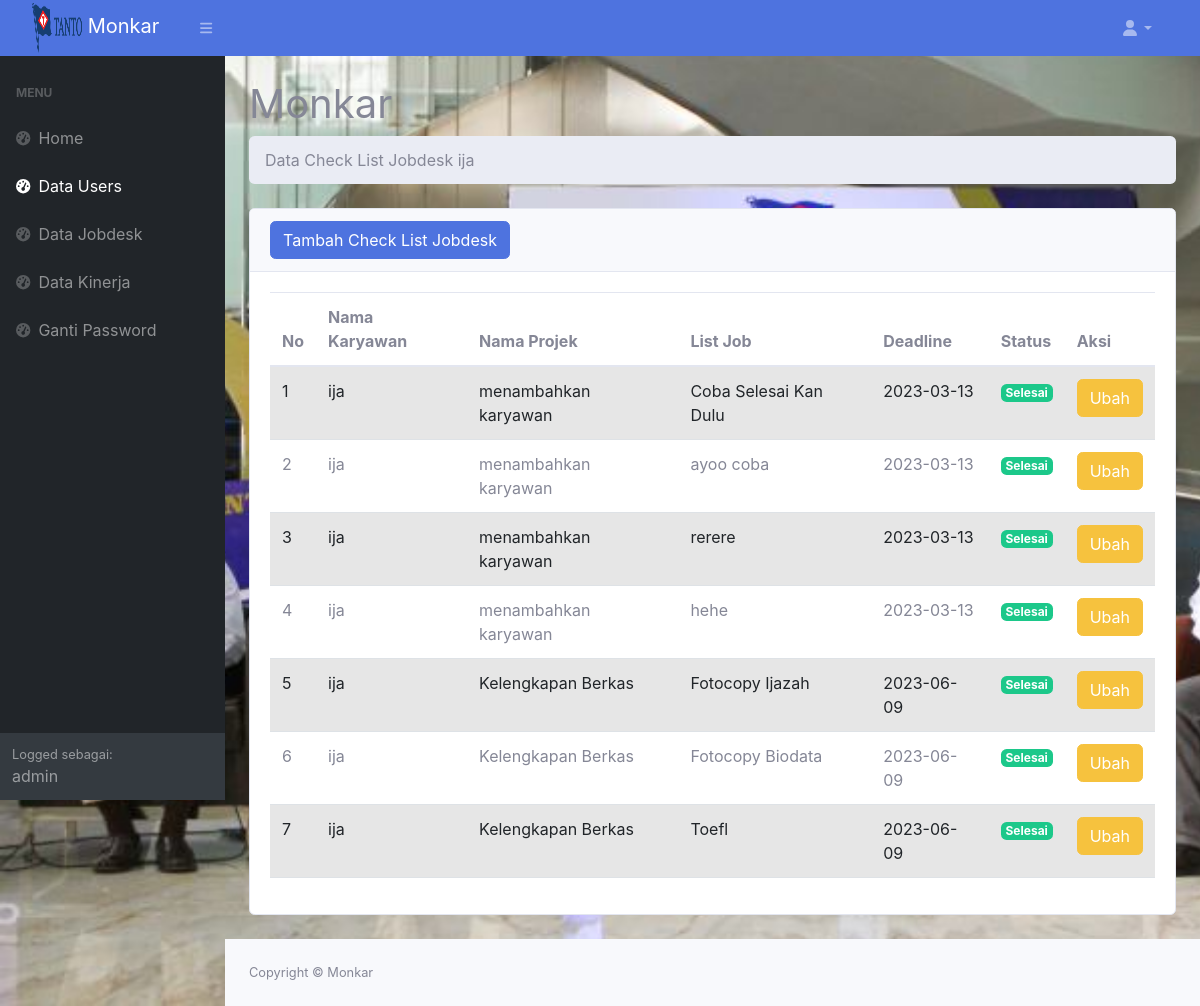
/component/dashboard/data_jobdesk_karyawan.php?id_karyawan=2&nama_karyawan=ija (signed in), run on the app's committed database.
### tables this page shows
CREATE TABLE `jobdesk_list` (
  `id_list_jobdesk` int(11) NOT NULL,
  `id_jobdesk` int(11) NOT NULL,
  `keterangan` varchar(500) NOT NULL,
  `status` enum('Selesai','Belum Selesai') NOT NULL
);

CREATE TABLE `karyawan` (
  `id_karyawan` int(11) NOT NULL,
  `username` varchar(250) NOT NULL,
  `password` varchar(50) NOT NULL,
  `Nama_lengkap` varchar(250) NOT NULL,
  `NIK` int(16) NOT NULL,
  `Jabatan` enum('Admin','Manager','Karyawan') NOT NULL,
  `Jenis_Kelamin` enum('Laki-Laki','Perempuan') NOT NULL
);

CREATE TABLE `jobdesk` (
  `id_jobdesk` int(11) NOT NULL,
  `id_karyawan` int(11) NOT NULL,
  `kategori_job` varchar(255) NOT NULL,
  `project_name` varchar(250) NOT NULL,
  `tgl_upload` date NOT NULL,
  `deadline` date NOT NULL,
  `status` int(11) NOT NULL
);

### component/dashboard/data_jobdesk_karyawan.php (the view, shortened to what this page needs)
<?php
require '../database/koneksi.php';
require 'header/header.php';
require 'navbar/navbar_menu.php';
$id_karyawan = $_GET['id_karyawan'];
$nama_karyawan = $_GET['nama_karyawan'];
$ambildatajob = mysqli_query($koneksi, "SELECT jobdesk_list.id_list_jobdesk, karyawan.Nama_lengkap, jobdesk.project_name, jobdesk_list.keterangan, jobdesk.deadline, jobdesk_list.status FROM jobdesk_list INNER JOIN jobdesk ON jobdesk_list.id_jobdesk = jobdesk.id_jobdesk INNER JOIN karyawan ON jobdesk.id_karyawan=karyawan.id_karyawan WHERE karyawan.id_karyawan = '$id_karyawan';");
?>
<li class="breadcrumb-item active">Data Check List Jobdesk <?= $nama_karyawan ?></li>
</ol>
<div class="card mb-4">
    <div class="card-header">
        <?php
        if ($_SESSION['admin'] == True) {
            echo '<button type="button" class="btn btn-primary" data-bs-toggle="modal" data-bs-target="#myModal">
                                Tambah Check List Jobdesk</button>';
        } else {
        }
        ?>
    </div>
    <div class="card-body">
        <?php
        if ($_SESSION['admin'] == True) {
        ?>
            <table class="table table-striped">
                <thead>
                    <tr>
                        <th>No</th>
                        <th>Nama Karyawan</th>
                        <th>Nama Projek</th>
                        <th>List Job</th>
                        <th>Deadline</th>
                        <th>Status</th>
                        <th>Aksi</th>
                    </tr>
                </thead>
                <tbody>
                    <?php
                    $i = 1;
                    while ($data = mysqli_fetch_array($ambildatajob)) {
                        $idj = $data['id_list_jobdesk'];
                        $nama_karyawan = $data['Nama_lengkap'];
                        $project_name = $data['project_name'];
                        $deadline = $data['deadline'];
                        $job = $data['keterangan'];
                        $status = $data['status'];
                    ?>
                        <tr>
                            <td><?= $i++; ?></td>
                            <td><?= $nama_karyawan; ?></td>
                            <td><?= $project_name; ?></td>
                            <td><?= $job; ?></td>
                            <td><?= $deadline; ?></td>
                            <?php if ($status == "Selesai") {
                            ?>
                                <td><span class="badge badge-success"><?= $status; ?></span></td>
                            <?php
                            } else {
                            ?>
                                <td><span class="badge badge-danger"><?= $status; ?></span></td>
                            <?php
                            } ?>
                            <td>
                                <button type="button" class="btn btn-warning" data-bs-toggle="modal" data-bs-target="#edit<?= $idj; ?>">Ubah</button>
                            </td>
                        </tr>
                <?php
                    }
                }
                ?>
                </tbody>
            </table>
    </div>
</div>
</div>
</main>
<?php
require 'footer/footer.php';
?>
</html>

### component/dashboard/header/header.php (style rules this page uses)
body { background-image: url('header/bg.jpg'); background-size: cover; background-repeat: no-repeat; }

### data on the page
jobdesk_list: karyawan.Nama_lengkap "ija", id_jobdesk.project_name "menambahkan karyawan", keterangan "Coba Selesai Kan Dulu", id_jobdesk.deadline "2023-03-13", status "Selesai"
jobdesk_list: karyawan.Nama_lengkap "ija", id_jobdesk.project_name "menambahkan karyawan", keterangan "ayoo coba", id_jobdesk.deadline "2023-03-13", status "Selesai"
jobdesk_list: karyawan.Nama_lengkap "ija", id_jobdesk.project_name "menambahkan karyawan", keterangan "rerere", id_jobdesk.deadline "2023-03-13", status "Selesai"
jobdesk_list: karyawan.Nama_lengkap "ija", id_jobdesk.project_name "menambahkan karyawan", keterangan "hehe", id_jobdesk.deadline "2023-03-13", status "Selesai"
jobdesk_list: karyawan.Nama_lengkap "ija", id_jobdesk.project_name "Kelengkapan Berkas", keterangan "Fotocopy Ijazah", id_jobdesk.deadline "2023-06-09", status "Selesai"
jobdesk_list: karyawan.Nama_lengkap "ija", id_jobdesk.project_name "Kelengkapan Berkas", keterangan "Fotocopy Biodata", id_jobdesk.deadline "2023-06-09", status "Selesai"
jobdesk_list: karyawan.Nama_lengkap "ija", id_jobdesk.project_name "Kelengkapan Berkas", keterangan "Toefl", id_jobdesk.deadline "2023-06-09", status "Selesai"

### other printed values
$_SESSION['username'] "admin"
$nama_karyawan "ija"
